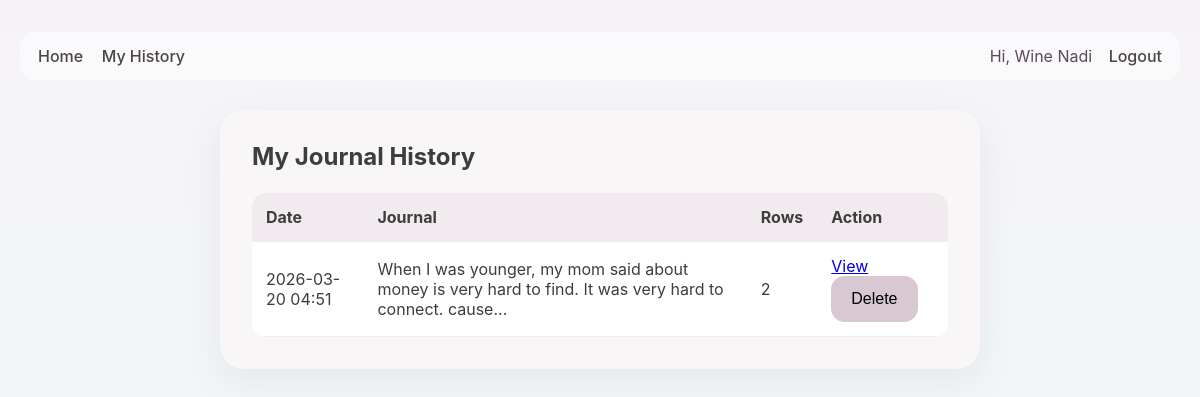
The app's page /history (signed in) with its own data.
### app.py (models this page shows, shortened)
class User(UserMixin, db.Model):
    id = db.Column(db.Integer, primary_key=True)
    username = db.Column(db.String(120), unique=True, nullable=False)
    email = db.Column(db.String(150), unique=True, nullable=False)
    password_hash = db.Column(db.String(255), nullable=False)
    journals = db.relationship("JournalEntry", backref="user", lazy=True, cascade="all, delete-orphan")

class JournalEntry(db.Model):
    id = db.Column(db.Integer, primary_key=True)
    journal_text = db.Column(db.Text, nullable=False)
    created_at = db.Column(db.DateTime, default=datetime.utcnow)
    user_id = db.Column(db.Integer, db.ForeignKey("user.id"), nullable=False)
    analyses = db.relationship("JournalAnalysisRow", backref="journal", lazy=True, cascade="all, delete-orphan")

### app.py (the view)
@app.route("/history")
@login_required
def history():
    entries = JournalEntry.query.filter_by(user_id=current_user.id) \
        .order_by(JournalEntry.created_at.desc()).all()
    return render_template("history.html", entries=entries)

### app.py (called while the page is built)
@login_manager.user_loader
def load_user(user_id):
    return User.query.get(int(user_id))

### templates/history.html
{% extends 'base.html' %}
{% block content %}
<div class="history-card">
    <h2>My Journal History</h2>
    {% if entries %}
        <table class="history-table">
            <thead>
                <tr>
                    <th>Date</th>
                    <th>Journal</th>
                    <th>Rows</th>
                    <th>Action</th>
                </tr>
            </thead>
            <tbody>
                {% for entry in entries %}
                <tr>
                    <td>{{ entry.created_at.strftime('%Y-%m-%d %H:%M') }}</td>
                    <td>{{ entry.journal_text[:100] }}{% if entry.journal_text|length > 100 %}...{% endif %}</td>
                    <td>{{ entry.analyses|length }}</td>
                    <td>
                        <a href="{{ url_for('history_detail', entry_id=entry.id) }}">View</a>
                        <form method="POST" action="{{ url_for('delete_entry', entry_id=entry.id) }}" style="display:inline;">
                            <button type="submit" class="delete-btn">Delete</button>
                        </form>
                    </td>
                </tr>
                {% endfor %}
            </tbody>
        </table>
    {% else %}
        <p>No journal history yet.</p>
    {% endif %}
</div>
{% endblock %}

### templates/base.html (shortened to what this page needs)
<!DOCTYPE html>
<html lang="en">
<head>
    <link rel="stylesheet" href="{{ url_for('static', filename='css/style.css') }}">
</head>
<body>
    <div class="page-shell">
        <nav class="top-nav">
            <div class="nav-left">
                <a href="{{ url_for('index') }}">Home</a>
                {% if current_user.is_authenticated %}
                    <a href="{{ url_for('history') }}">My History</a>
                {% endif %}
            </div>
            <div class="nav-right">
                {% if current_user.is_authenticated %}
                    <span class="welcome-text">Hi, {{ current_user.username }}</span>
                    <a href="{{ url_for('logout') }}">Logout</a>
                {% else %}
                    <a href="{{ url_for('login') }}">Login</a>
                    <a href="{{ url_for('register') }}">Register</a>
                {% endif %}
            </div>
        </nav>
        {% block content %}{% endblock %}
    </div>
</body>
</html>

### static/css/style.css (style rules this page uses)
* { box-sizing: border-box; }
body { margin: 0; padding: 0; font-family: "Inter", "Segoe UI", Arial, sans-serif; background: linear-gradient(180deg, #f6f3f7 0%, #f2f6f7 100%); color: #3d3d3d; }
.page-shell { max-width: 1200px; margin: 0 auto; padding: 20px; }
.top-nav { display: flex; justify-content: space-between; align-items: center; margin: 12px 0 24px; padding: 14px 18px; border-radius: 16px; background: rgba(255, 255, 255, 0.55); }
.top-nav a { text-decoration: none; margin-right: 14px; color: #4b4348; font-weight: 500; }
.top-nav a:last-child { margin-right: 0; }
.welcome-text { margin-right: 12px; color: #5b4a55; }
.auth-card, .history-card { max-width: 760px; margin: 30px auto; background: #f8f6f7; padding: 32px; border-radius: 24px; box-shadow: 0 12px 35px rgba(110, 118, 130, 0.10); }
.auth-card h2, .history-card h2 { margin-top: 0; margin-bottom: 22px; }
.auth-form button, .delete-btn { border: none; border-radius: 14px; background: #d8c8d1; padding: 14px 20px; font-size: 16px; cursor: pointer; }
.history-table { width: 100%; border-collapse: collapse; background: white; border-radius: 14px; overflow: hidden; }
.history-table th, .history-table td { text-align: left; padding: 14px; border-bottom: 1px solid #eee; }
.history-table th { background: #f1ebef; }

### records on screen
User: username "Wine Nadi"
JournalEntry: created_at "2026-03-20 04:51", journal_text "When I was younger, my mom said about money is very hard to find. It was very hard to connect. cause", analyses|length "2"
